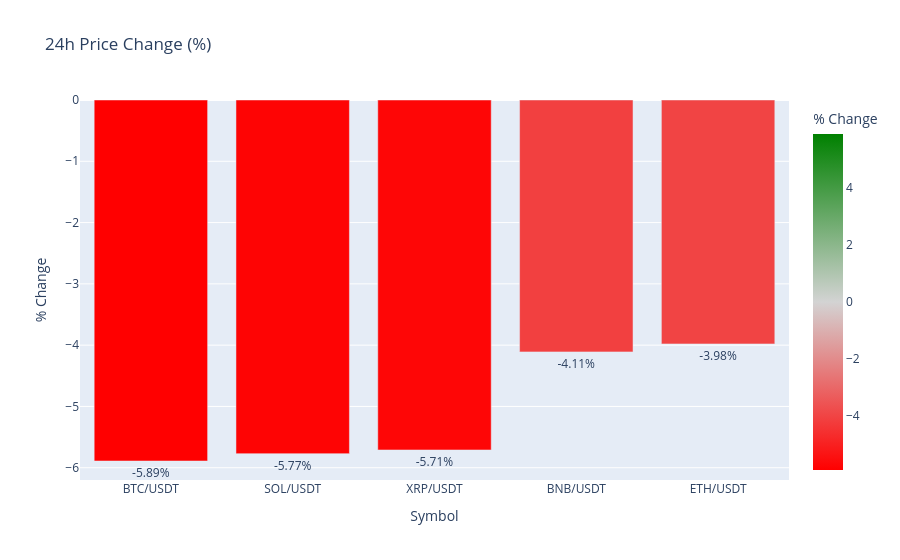

The notebook cell saved with this chart:
### Code cell
fig = px.bar(
    movers, x='symbol', y='pct_change_24h',
    color='pct_change_24h',
    color_continuous_scale=['red', 'lightgrey', 'green'],
    color_continuous_midpoint=0,
    title='24h Price Change (%)',
    labels={'pct_change_24h': '% Change', 'symbol': 'Symbol'},
    text='pct_change_24h'
)
fig.update_traces(texttemplate='%{text:.2f}%', textposition='outside')
fig.show()

### Figure 1 — Plotly figure (JSON) as saved in the notebook; plotly's stock layout.template omitted (floating-point values rounded to 4 significant figures)
{"data": [{"hovertemplate": "Symbol=%{x}<br>% Change=%{marker.color}<extra></extra>", "legendgroup": "", "marker": {"color": [-5.89, -5.77, -5.71, -4.11, -3.98], "coloraxis": "coloraxis", "pattern": {"shape": ""}}, "name": "", "orientation": "v", "showlegend": false, "text": [-5.89, -5.77, -5.71, -4.11, -3.98], "textposition": "outside", "texttemplate": "%{text:.2f}%", "type": "bar", "x": ["BTC/USDT", "SOL/USDT", "XRP/USDT", "BNB/USDT", "ETH/USDT"], "xaxis": "x", "y": [-5.89, -5.77, -5.71, -4.11, -3.98], "yaxis": "y"}], "layout": {"barmode": "relative", "coloraxis": {"cmid": 0, "colorbar": {"title": {"text": "% Change"}}, "colorscale": [[0, "red"], [0.5, "lightgrey"], [1, "green"]]}, "legend": {"tracegroupgap": 0}, "title": {"text": "24h Price Change (%)"}, "xaxis": {"anchor": "y", "domain": [0, 1], "title": {"text": "Symbol"}}, "yaxis": {"anchor": "x", "domain": [0, 1], "title": {"text": "% Change"}}}}
